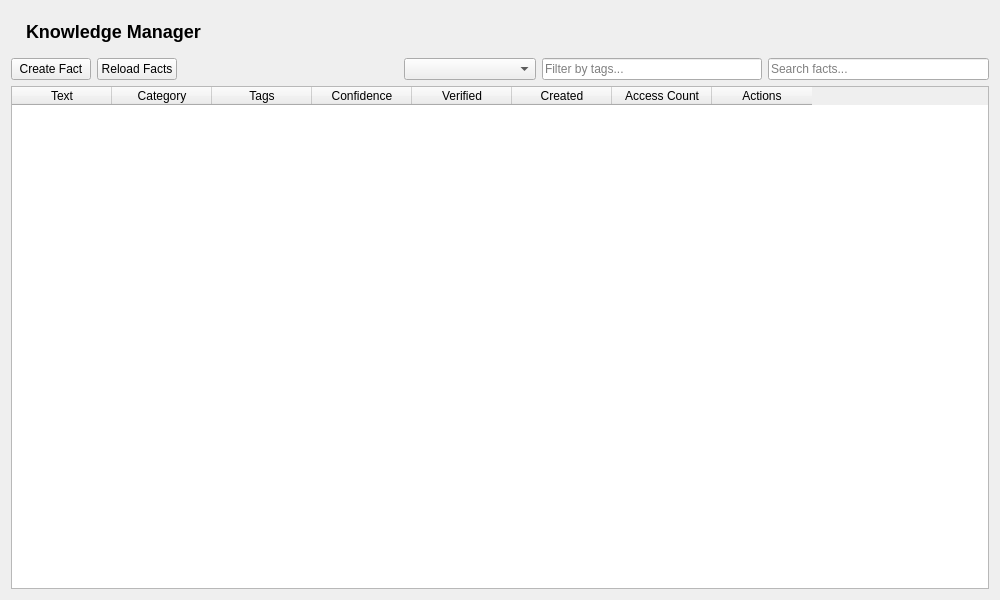
<?xml version="1.0" encoding="UTF-8"?>
<ui version="4.0">
 <class>knowledge_manager</class>
 <widget class="QWidget" name="knowledge_manager">
  <property name="geometry">
   <rect>
    <x>0</x>
    <y>0</y>
    <width>1000</width>
    <height>600</height>
   </rect>
  </property>
  <property name="windowTitle">
   <string>Knowledge Manager</string>
  </property>
  <layout class="QVBoxLayout" name="verticalLayout">
   <item>
    <widget class="QLabel" name="title_label">
     <property name="text">
      <string>Knowledge Manager</string>
     </property>
     <property name="styleSheet">
      <string>font-size: 18px; font-weight: bold; padding: 10px;</string>
     </property>
    </widget>
   </item>
   <item>
    <layout class="QHBoxLayout" name="button_layout">
     <item>
      <widget class="QPushButton" name="create_fact_button">
       <property name="text">
        <string>Create Fact</string>
       </property>
       <property name="icon">
        <iconset theme="list-add"/>
       </property>
      </widget>
     </item>
     <item>
      <widget class="QPushButton" name="reload_facts_button">
       <property name="text">
        <string>Reload Facts</string>
       </property>
       <property name="icon">
        <iconset theme="view-refresh"/>
       </property>
      </widget>
     </item>
     <item>
      <spacer name="horizontalSpacer">
       <property name="orientation">
        <enum>Qt::Horizontal</enum>
       </property>
       <property name="sizeHint" stdset="0">
        <size>
         <width>40</width>
         <height>20</height>
        </size>
       </property>
      </spacer>
     </item>
     <item>
      <widget class="QComboBox" name="category_filter">
       <property name="placeholderText">
        <string>Filter by category...</string>
       </property>
      </widget>
     </item>
     <item>
      <widget class="QLineEdit" name="tag_filter">
       <property name="placeholderText">
        <string>Filter by tags...</string>
       </property>
      </widget>
     </item>
     <item>
      <widget class="QLineEdit" name="search_box">
       <property name="placeholderText">
        <string>Search facts...</string>
       </property>
      </widget>
     </item>
    </layout>
   </item>
   <item>
    <widget class="QTableWidget" name="facts_table">
     <property name="alternatingRowColors">
      <bool>true</bool>
     </property>
     <property name="selectionBehavior">
      <enum>QAbstractItemView::SelectRows</enum>
     </property>
     <property name="sortingEnabled">
      <bool>true</bool>
     </property>
     <column>
      <property name="text">
       <string>Text</string>
      </property>
     </column>
     <column>
      <property name="text">
       <string>Category</string>
      </property>
     </column>
     <column>
      <property name="text">
       <string>Tags</string>
      </property>
     </column>
     <column>
      <property name="text">
       <string>Confidence</string>
      </property>
     </column>
     <column>
      <property name="text">
       <string>Verified</string>
      </property>
     </column>
     <column>
      <property name="text">
       <string>Created</string>
      </property>
     </column>
     <column>
      <property name="text">
       <string>Access Count</string>
      </property>
     </column>
     <column>
      <property name="text">
       <string>Actions</string>
      </property>
     </column>
    </widget>
   </item>
  </layout>
 </widget>
 <resources/>
 <connections>
  <connection>
   <sender>create_fact_button</sender>
   <signal>clicked()</signal>
   <receiver>knowledge_manager</receiver>
   <slot>on_create_fact_clicked()</slot>
  </connection>
  <connection>
   <sender>reload_facts_button</sender>
   <signal>clicked()</signal>
   <receiver>knowledge_manager</receiver>
   <slot>on_reload_facts_clicked()</slot>
  </connection>
  <connection>
   <sender>search_box</sender>
   <signal>textChanged(QString)</signal>
   <receiver>knowledge_manager</receiver>
   <slot>on_search_changed(QString)</slot>
  </connection>
  <connection>
   <sender>category_filter</sender>
   <signal>currentTextChanged(QString)</signal>
   <receiver>knowledge_manager</receiver>
   <slot>on_category_filter_changed(QString)</slot>
  </connection>
  <connection>
   <sender>tag_filter</sender>
   <signal>textChanged(QString)</signal>
   <receiver>knowledge_manager</receiver>
   <slot>on_tag_filter_changed(QString)</slot>
  </connection>
 </connections>
 <slots>
  <slot>on_create_fact_clicked()</slot>
  <slot>on_reload_facts_clicked()</slot>
  <slot>on_search_changed(QString)</slot>
  <slot>on_category_filter_changed(QString)</slot>
  <slot>on_tag_filter_changed(QString)</slot>
 </slots>
</ui>
